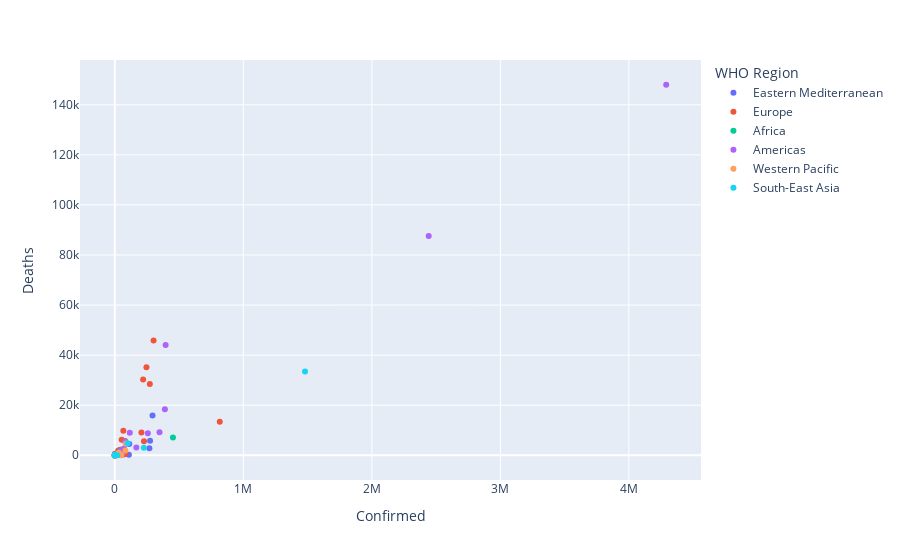

Notebook code for this chart:
### Code cell
px.scatter(data , x = "Confirmed" , y = "Deaths" , color = "WHO Region")

### Figure 1 — Plotly figure (JSON) as saved in the notebook; plotly's stock layout.template omitted (floating-point values rounded to 4 significant figures)
{"data": [{"hovertemplate": "WHO Region=Eastern Mediterranean<br>Confirmed=%{x}<br>Deaths=%{y}<extra></extra>", "legendgroup": "Eastern Mediterranean", "marker": {"color": "#636efa", "symbol": "circle"}, "mode": "markers", "name": "Eastern Mediterranean", "orientation": "v", "showlegend": true, "type": "scatter", "x": [36263, 39482, 5059, 92482, 293606, 112585, 1176, 64379, 3882, 2827, 20887, 77058, 274289, 109597, 268934, 3196, 11424, 674, 1455, 59177, 10621, 1691], "xaxis": "x", "y": [1269, 141, 58, 4652, 15912, 4458, 11, 438, 51, 64, 316, 393, 5842, 165, 2760, 93, 720, 40, 50, 345, 78, 483], "yaxis": "y"}, {"hovertemplate": "WHO Region=Europe<br>Confirmed=%{x}<br>Deaths=%{y}<extra></extra>", "legendgroup": "Europe", "marker": {"color": "#EF553B", "symbol": "circle"}, "mode": "markers", "name": "Europe", "orientation": "v", "showlegend": true, "type": "scatter", "x": [4880, 907, 37390, 20558, 30446, 67251, 66428, 10498, 10621, 4881, 1060, 15516, 13761, 2034, 7398, 220352, 1137, 207112, 4227, 14, 12, 4448, 1854, 25892, 63985, 246286, 84648, 7413, 33296, 1219, 86, 2019, 6321, 701, 23154, 116, 2893, 53413, 10213, 9132, 43402, 50299, 45902, 816680, 699, 24141, 2181, 2087, 272421, 79395, 34477, 7235, 227019, 67096, 301708, 21209], "xaxis": "x", "y": [144, 52, 711, 713, 423, 538, 9822, 294, 347, 139, 19, 373, 613, 69, 329, 30212, 16, 9125, 202, 0, 0, 596, 10, 1764, 474, 35112, 585, 185, 1301, 31, 1, 80, 112, 9, 748, 4, 45, 6160, 466, 255, 1676, 1719, 2206, 13334, 42, 543, 28, 116, 28432, 5700, 1978, 60, 5630, 1636, 45844, 121], "yaxis": "y"}, {"hovertemplate": "WHO Region=Africa<br>Confirmed=%{x}<br>Deaths=%{y}<extra></extra>", "legendgroup": "Africa", "marker": {"color": "#00cc96", "symbol": "circle"}, "mode": "markers", "name": "Africa", "orientation": "v", "showlegend": true, "type": "scatter", "x": [27973, 950, 1770, 739, 1100, 378, 2328, 17110, 4599, 922, 354, 3200, 8844, 15655, 3071, 265, 2316, 14547, 7189, 326, 33624, 7055, 1954, 17975, 505, 1167, 9690, 3664, 2513, 6208, 344, 1701, 1843, 1132, 41180, 1879, 865, 9764, 114, 1783, 452529, 2305, 509, 874, 1128, 10, 4552, 2704], "xaxis": "x", "y": [1163, 41, 35, 2, 53, 1, 22, 391, 59, 75, 7, 54, 208, 96, 51, 0, 34, 228, 49, 8, 168, 45, 26, 285, 12, 72, 91, 99, 124, 156, 10, 11, 8, 69, 860, 5, 14, 194, 0, 66, 7067, 46, 21, 18, 2, 1, 140, 36], "yaxis": "y"}, {"hovertemplate": "WHO Region=Americas<br>Confirmed=%{x}<br>Deaths=%{y}<extra></extra>", "legendgroup": "Americas", "marker": {"color": "#ab63fa", "symbol": "circle"}, "mode": "markers", "name": "Americas", "orientation": "v", "showlegend": true, "type": "scatter", "x": [86, 167416, 382, 110, 48, 71181, 2442375, 116458, 347923, 257101, 15841, 2532, 18, 64156, 81161, 15035, 23, 45309, 389, 7340, 39741, 853, 395489, 3439, 61442, 4548, 389717, 17, 24, 52, 1483, 148, 4290259, 1202, 15988], "xaxis": "x", "y": [3, 3059, 11, 7, 2, 2647, 87618, 8944, 9187, 8777, 115, 87, 0, 1083, 5532, 408, 0, 1761, 20, 158, 1166, 10, 44022, 108, 1322, 43, 18418, 0, 0, 0, 24, 8, 148011, 35, 146], "yaxis": "y"}, {"hovertemplate": "WHO Region=Western Pacific<br>Confirmed=%{x}<br>Deaths=%{y}<extra></extra>", "legendgroup": "Western Pacific", "marker": {"color": "#FFA15A", "symbol": "circle"}, "mode": "markers", "name": "Western Pacific", "orientation": "v", "showlegend": true, "type": "scatter", "x": [15303, 141, 226, 86783, 27, 31142, 20, 8904, 289, 1557, 62, 82040, 50838, 14203, 462, 431], "xaxis": "x", "y": [167, 3, 0, 4656, 0, 998, 0, 124, 0, 22, 0, 1945, 27, 300, 7, 0], "yaxis": "y"}, {"hovertemplate": "WHO Region=South-East Asia<br>Confirmed=%{x}<br>Deaths=%{y}<extra></extra>", "legendgroup": "South-East Asia", "marker": {"color": "#19d3f3", "symbol": "circle"}, "mode": "markers", "name": "South-East Asia", "orientation": "v", "showlegend": true, "type": "scatter", "x": [226225, 99, 350, 1480073, 100303, 3369, 18752, 2805, 3297, 24], "xaxis": "x", "y": [2965, 0, 6, 33408, 4838, 15, 48, 11, 58, 0], "yaxis": "y"}], "layout": {"legend": {"title": {"text": "WHO Region"}, "tracegroupgap": 0}, "margin": {"t": 60}, "xaxis": {"anchor": "y", "domain": [0, 1], "title": {"text": "Confirmed"}}, "yaxis": {"anchor": "x", "domain": [0, 1], "title": {"text": "Deaths"}}}}
